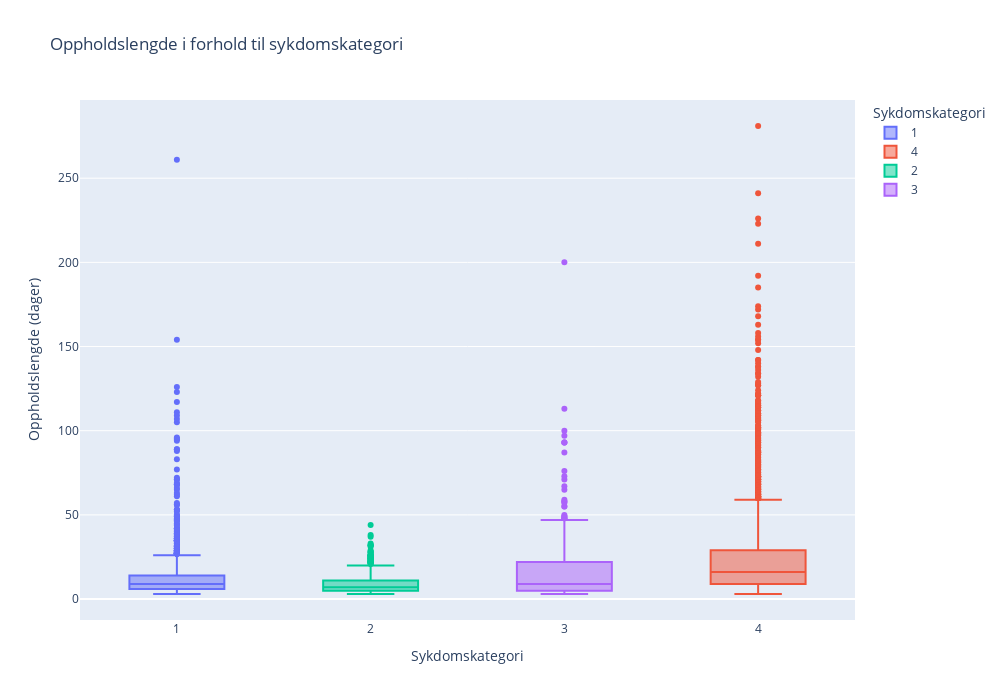

Source (notebook cell):
### Code cell
if behold_sykdomskategori:
    disease_cols = ['ARF/MOSF', 'COPD/CHF/Cirrhosis', 'Coma', 'Cancer']

    fig = px.box(
        train_df, 
        x='sykdomskategori',  
        y='oppholdslengde',  
        color='sykdomskategori',  
        title='Oppholdslengde i forhold til sykdomskategori',  
        labels={'oppholdslengde': 'Oppholdslengde (dager)', 'sykdomskategori': 'Sykdomskategori'},
        width=1000,
        height=700
    )

    fig.update_layout(xaxis={'categoryorder':'total descending'})

    fig.show()

### Figure 1 — Plotly figure (JSON) as saved in the notebook; plotly's stock layout.template omitted (floating-point values rounded to 4 significant figures; data arrays with more than 128 entries replaced by an {"elided": "..."} marker saying what was removed)
{"data": [{"alignmentgroup": "True", "hovertemplate": "Sykdomskategori=%{x}<br>Oppholdslengde (dager)=%{y}<extra></extra>", "legendgroup": "1", "marker": {"color": "#636efa"}, "name": "1", "notched": false, "offsetgroup": "1", "orientation": "v", "showlegend": true, "type": "box", "x": {"elided": "1655 int values"}, "x0": " ", "xaxis": "x", "y": {"elided": "1655 int values"}, "y0": " ", "yaxis": "y"}, {"alignmentgroup": "True", "hovertemplate": "Sykdomskategori=%{x}<br>Oppholdslengde (dager)=%{y}<extra></extra>", "legendgroup": "4", "marker": {"color": "#EF553B"}, "name": "4", "notched": false, "offsetgroup": "4", "orientation": "v", "showlegend": true, "type": "box", "x": {"elided": "2536 int values"}, "x0": " ", "xaxis": "x", "y": {"elided": "2536 int values"}, "y0": " ", "yaxis": "y"}, {"alignmentgroup": "True", "hovertemplate": "Sykdomskategori=%{x}<br>Oppholdslengde (dager)=%{y}<extra></extra>", "legendgroup": "2", "marker": {"color": "#00cc96"}, "name": "2", "notched": false, "offsetgroup": "2", "orientation": "v", "showlegend": true, "type": "box", "x": {"elided": "849 int values"}, "x0": " ", "xaxis": "x", "y": {"elided": "849 int values"}, "y0": " ", "yaxis": "y"}, {"alignmentgroup": "True", "hovertemplate": "Sykdomskategori=%{x}<br>Oppholdslengde (dager)=%{y}<extra></extra>", "legendgroup": "3", "marker": {"color": "#ab63fa"}, "name": "3", "notched": false, "offsetgroup": "3", "orientation": "v", "showlegend": true, "type": "box", "x": {"elided": "373 int values"}, "x0": " ", "xaxis": "x", "y": {"elided": "373 int values"}, "y0": " ", "yaxis": "y"}], "layout": {"boxmode": "overlay", "height": 700, "legend": {"title": {"text": "Sykdomskategori"}, "tracegroupgap": 0}, "title": {"text": "Oppholdslengde i forhold til sykdomskategori"}, "width": 1000, "xaxis": {"anchor": "y", "categoryarray": [1, 4, 2, 3], "categoryorder": "total descending", "domain": [0, 1], "title": {"text": "Sykdomskategori"}}, "yaxis": {"anchor": "x", "domain": [0, 1], "title": {"text": "Oppholdslengde (dager)"}}}}
